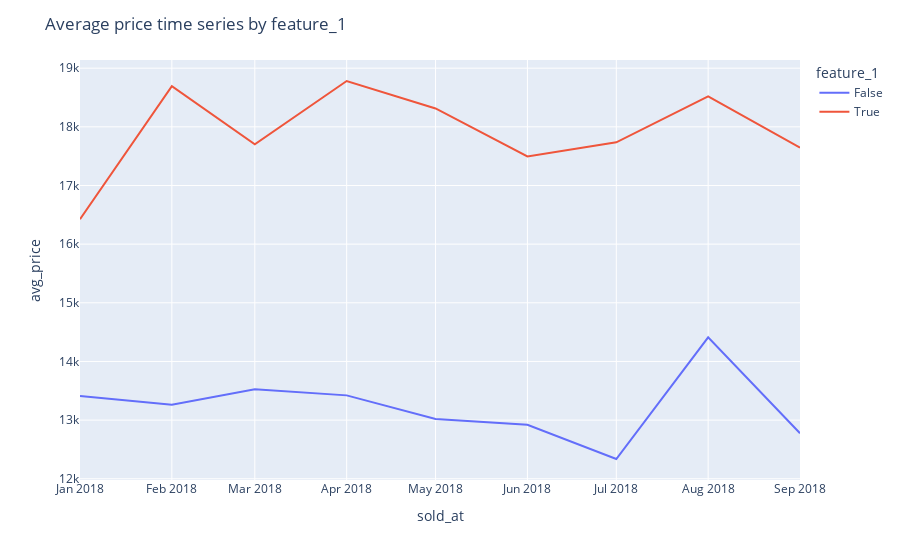
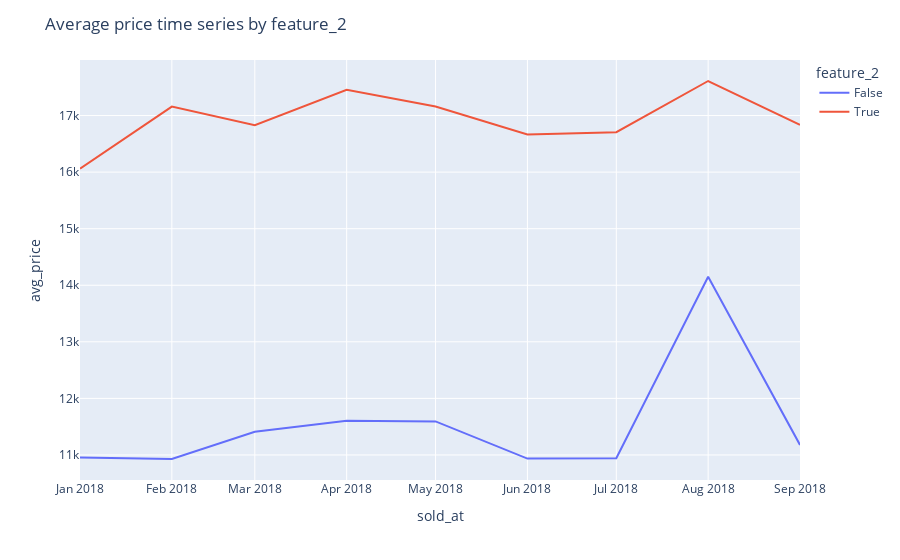
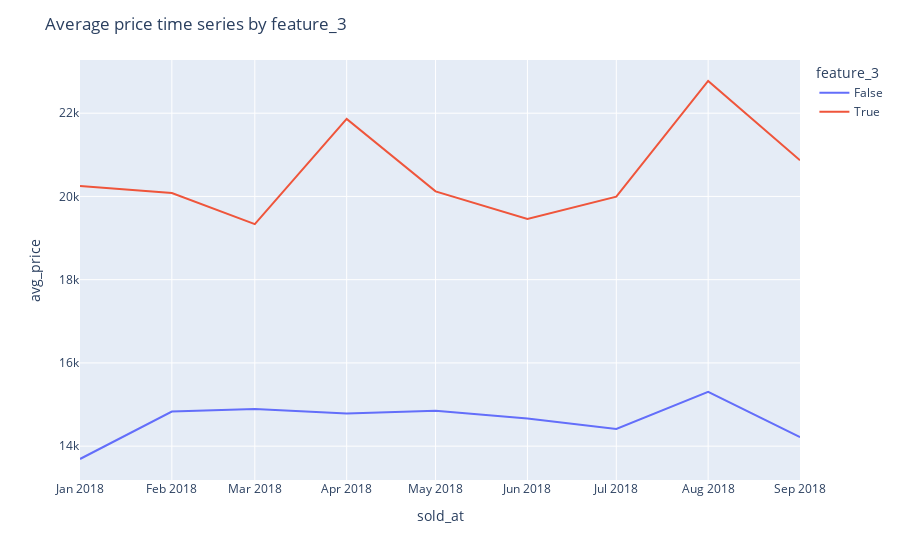
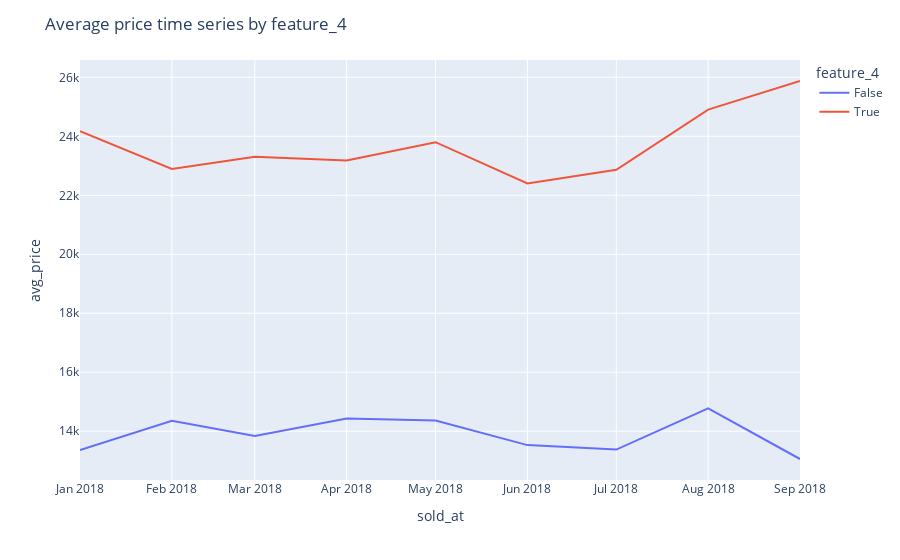

The code cell stored with these charts, in order, in its notebook:
### Code cell
plot_avg_target_time_series_by_features(data_q2, car_features)

### Figure 1 — Plotly figure (JSON) as saved in the notebook; plotly's stock layout.template omitted (floating-point values rounded to 4 significant figures)
{"data": [{"hovertemplate": "feature_1=False<br>sold_at=%{x}<br>avg_price=%{y}<extra></extra>", "legendgroup": "False", "line": {"color": "#636efa", "dash": "solid"}, "marker": {"symbol": "circle"}, "mode": "lines", "name": "False", "orientation": "v", "showlegend": true, "type": "scatter", "x": ["2018-01-01T00:00:00", "2018-02-01T00:00:00", "2018-03-01T00:00:00", "2018-04-01T00:00:00", "2018-05-01T00:00:00", "2018-06-01T00:00:00", "2018-07-01T00:00:00", "2018-08-01T00:00:00", "2018-09-01T00:00:00"], "xaxis": "x", "y": [13410.0, 13260.0, 13520.0, 13420.0, 13020.0, 12920.0, 12340.0, 14410.0, 12780.0], "yaxis": "y"}, {"hovertemplate": "feature_1=True<br>sold_at=%{x}<br>avg_price=%{y}<extra></extra>", "legendgroup": "True", "line": {"color": "#EF553B", "dash": "solid"}, "marker": {"symbol": "circle"}, "mode": "lines", "name": "True", "orientation": "v", "showlegend": true, "type": "scatter", "x": ["2018-01-01T00:00:00", "2018-02-01T00:00:00", "2018-03-01T00:00:00", "2018-04-01T00:00:00", "2018-05-01T00:00:00", "2018-06-01T00:00:00", "2018-07-01T00:00:00", "2018-08-01T00:00:00", "2018-09-01T00:00:00"], "xaxis": "x", "y": [16430.0, 18690.0, 17700.0, 18780.0, 18310.0, 17490.0, 17740.0, 18520.0, 17640.0], "yaxis": "y"}], "layout": {"legend": {"title": {"text": "feature_1"}, "tracegroupgap": 0}, "margin": {"t": 60}, "title": {"text": "Average price time series by feature_1"}, "xaxis": {"anchor": "y", "domain": [0, 1], "title": {"text": "sold_at"}}, "yaxis": {"anchor": "x", "domain": [0, 1], "title": {"text": "avg_price"}}}}

### Figure 2 — Plotly figure (JSON) as saved in the notebook; plotly's stock layout.template omitted (floating-point values rounded to 4 significant figures)
{"data": [{"hovertemplate": "feature_2=False<br>sold_at=%{x}<br>avg_price=%{y}<extra></extra>", "legendgroup": "False", "line": {"color": "#636efa", "dash": "solid"}, "marker": {"symbol": "circle"}, "mode": "lines", "name": "False", "orientation": "v", "showlegend": true, "type": "scatter", "x": ["2018-01-01T00:00:00", "2018-02-01T00:00:00", "2018-03-01T00:00:00", "2018-04-01T00:00:00", "2018-05-01T00:00:00", "2018-06-01T00:00:00", "2018-07-01T00:00:00", "2018-08-01T00:00:00", "2018-09-01T00:00:00"], "xaxis": "x", "y": [10950.0, 10930.0, 11410.0, 11610.0, 11590.0, 10940.0, 10940.0, 14150.0, 11180.0], "yaxis": "y"}, {"hovertemplate": "feature_2=True<br>sold_at=%{x}<br>avg_price=%{y}<extra></extra>", "legendgroup": "True", "line": {"color": "#EF553B", "dash": "solid"}, "marker": {"symbol": "circle"}, "mode": "lines", "name": "True", "orientation": "v", "showlegend": true, "type": "scatter", "x": ["2018-01-01T00:00:00", "2018-02-01T00:00:00", "2018-03-01T00:00:00", "2018-04-01T00:00:00", "2018-05-01T00:00:00", "2018-06-01T00:00:00", "2018-07-01T00:00:00", "2018-08-01T00:00:00", "2018-09-01T00:00:00"], "xaxis": "x", "y": [16060.0, 17160.0, 16830.0, 17460.0, 17160.0, 16670.0, 16710.0, 17610.0, 16840.0], "yaxis": "y"}], "layout": {"legend": {"title": {"text": "feature_2"}, "tracegroupgap": 0}, "margin": {"t": 60}, "title": {"text": "Average price time series by feature_2"}, "xaxis": {"anchor": "y", "domain": [0, 1], "title": {"text": "sold_at"}}, "yaxis": {"anchor": "x", "domain": [0, 1], "title": {"text": "avg_price"}}}}

### Figure 3 — Plotly figure (JSON) as saved in the notebook; plotly's stock layout.template omitted (floating-point values rounded to 4 significant figures)
{"data": [{"hovertemplate": "feature_3=False<br>sold_at=%{x}<br>avg_price=%{y}<extra></extra>", "legendgroup": "False", "line": {"color": "#636efa", "dash": "solid"}, "marker": {"symbol": "circle"}, "mode": "lines", "name": "False", "orientation": "v", "showlegend": true, "type": "scatter", "x": ["2018-01-01T00:00:00", "2018-02-01T00:00:00", "2018-03-01T00:00:00", "2018-04-01T00:00:00", "2018-05-01T00:00:00", "2018-06-01T00:00:00", "2018-07-01T00:00:00", "2018-08-01T00:00:00", "2018-09-01T00:00:00"], "xaxis": "x", "y": [13690.0, 14830.0, 14890.0, 14780.0, 14850.0, 14660.0, 14410.0, 15310.0, 14210.0], "yaxis": "y"}, {"hovertemplate": "feature_3=True<br>sold_at=%{x}<br>avg_price=%{y}<extra></extra>", "legendgroup": "True", "line": {"color": "#EF553B", "dash": "solid"}, "marker": {"symbol": "circle"}, "mode": "lines", "name": "True", "orientation": "v", "showlegend": true, "type": "scatter", "x": ["2018-01-01T00:00:00", "2018-02-01T00:00:00", "2018-03-01T00:00:00", "2018-04-01T00:00:00", "2018-05-01T00:00:00", "2018-06-01T00:00:00", "2018-07-01T00:00:00", "2018-08-01T00:00:00", "2018-09-01T00:00:00"], "xaxis": "x", "y": [20250.0, 20080.0, 19330.0, 21860.0, 20120.0, 19460.0, 20000.0, 22770.0, 20870.0], "yaxis": "y"}], "layout": {"legend": {"title": {"text": "feature_3"}, "tracegroupgap": 0}, "margin": {"t": 60}, "title": {"text": "Average price time series by feature_3"}, "xaxis": {"anchor": "y", "domain": [0, 1], "title": {"text": "sold_at"}}, "yaxis": {"anchor": "x", "domain": [0, 1], "title": {"text": "avg_price"}}}}

### Figure 4 — Plotly figure (JSON) as saved in the notebook; plotly's stock layout.template omitted (floating-point values rounded to 4 significant figures)
{"data": [{"hovertemplate": "feature_4=False<br>sold_at=%{x}<br>avg_price=%{y}<extra></extra>", "legendgroup": "False", "line": {"color": "#636efa", "dash": "solid"}, "marker": {"symbol": "circle"}, "mode": "lines", "name": "False", "orientation": "v", "showlegend": true, "type": "scatter", "x": ["2018-01-01T00:00:00", "2018-02-01T00:00:00", "2018-03-01T00:00:00", "2018-04-01T00:00:00", "2018-05-01T00:00:00", "2018-06-01T00:00:00", "2018-07-01T00:00:00", "2018-08-01T00:00:00", "2018-09-01T00:00:00"], "xaxis": "x", "y": [13360.0, 14360.0, 13840.0, 14430.0, 14360.0, 13530.0, 13380.0, 14770.0, 13060.0], "yaxis": "y"}, {"hovertemplate": "feature_4=True<br>sold_at=%{x}<br>avg_price=%{y}<extra></extra>", "legendgroup": "True", "line": {"color": "#EF553B", "dash": "solid"}, "marker": {"symbol": "circle"}, "mode": "lines", "name": "True", "orientation": "v", "showlegend": true, "type": "scatter", "x": ["2018-01-01T00:00:00", "2018-02-01T00:00:00", "2018-03-01T00:00:00", "2018-04-01T00:00:00", "2018-05-01T00:00:00", "2018-06-01T00:00:00", "2018-07-01T00:00:00", "2018-08-01T00:00:00", "2018-09-01T00:00:00"], "xaxis": "x", "y": [24180.0, 22900.0, 23310.0, 23180.0, 23800.0, 22400.0, 22870.0, 24910.0, 25880.0], "yaxis": "y"}], "layout": {"legend": {"title": {"text": "feature_4"}, "tracegroupgap": 0}, "margin": {"t": 60}, "title": {"text": "Average price time series by feature_4"}, "xaxis": {"anchor": "y", "domain": [0, 1], "title": {"text": "sold_at"}}, "yaxis": {"anchor": "x", "domain": [0, 1], "title": {"text": "avg_price"}}}}
